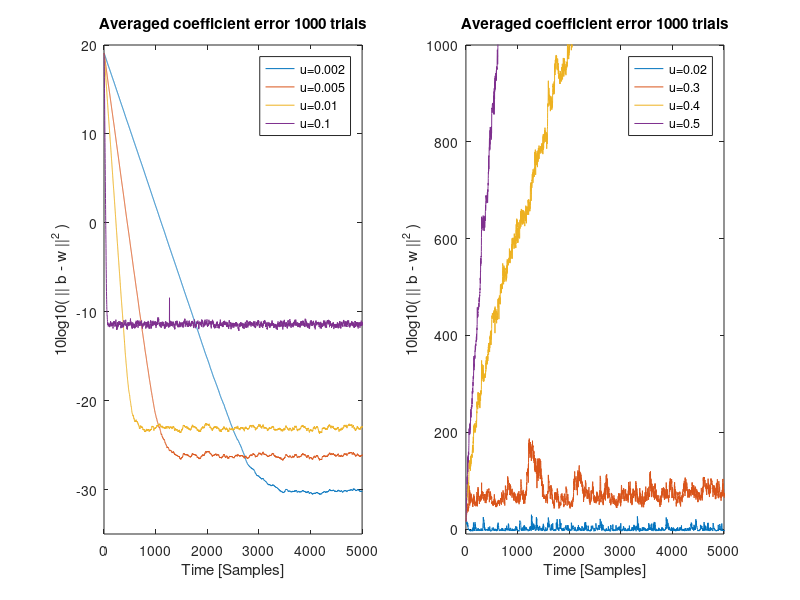
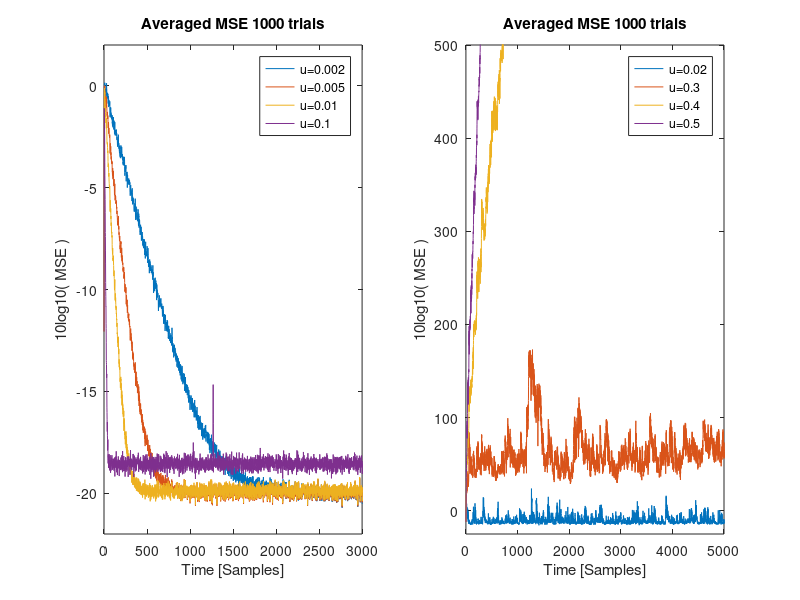

Here is the MATLAB script that generated these plots, in order:
%plots the data gathered from ASP_Part_4_2.m

load 0.002.mat
load 0.005.mat
load 0.01.mat
load 0.1.mat
load 0.2.mat
load 0.3.mat
load 0.4.mat
load 0.5.mat


figure(1)
subplot(1,2,1)
plot([1:10000],10*log10(mce0_002), [1:10000], 10*log10(mce0_005), [1:10000], 10*log10(mce0_01), [1:10000], 10*log10(mce0_1))
title('Averaged coefficient error 1000 trials')
xlabel('Time [Samples]')
ylabel('10log10( || b - w ||^2 )')
legend('u=0.002', 'u=0.005', 'u=0.01', 'u=0.1')
ylim([-35, 20])
xlim([0, 5000])

subplot(1,2,2)

plot( [1:10000], 10*log10(mce0_2), [1:10000], 10*log10(mce0_3), [1:10000], 10*log10(mce0_4), [1:10000], 10*log10(mce0_5))
title('Averaged coefficient error 1000 trials')
xlabel('Time [Samples]')
ylabel('10log10( || b - w ||^2 )')
legend('u=0.02', 'u=0.3','u=0.4', 'u=0.5')
ylim([-10, 1000])
xlim([0, 5000])




figure(2)
subplot(1,2,1)
plot([1:9999],10*log10(mse0_002), [1:9999], 10*log10(mse0_005), [1:9999], 10*log10(mse0_01), [1:9999], 10*log10(mse0_1))
title('Averaged MSE 1000 trials')
xlabel('Time [Samples]')
ylabel('10log10( MSE )')
legend('u=0.002', 'u=0.005', 'u=0.01', 'u=0.1')
ylim([-22, 2])
xlim([0, 3000])

subplot(1,2,2)

plot( [1:9999], 10*log10(mse0_2), [1:9999], 10*log10(mse0_3), [1:9999], 10*log10(mse0_4), [1:9999], 10*log10(mse0_5))
title('Averaged MSE 1000 trials')
xlabel('Time [Samples]')
ylabel('10log10( MSE )')
legend('u=0.02', 'u=0.3','u=0.4', 'u=0.5')
ylim([-25, 500])
xlim([0, 5000])